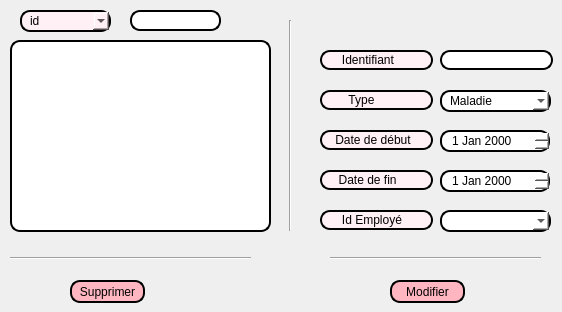
     <widget class="QWidget" name="Afficher_C">
      <attribute name="title">
       <string>Afficher</string>
      </attribute>
      <widget class="QTableView" name="tableView_3">
       <property name="geometry">
        <rect>
         <x>10</x>
         <y>40</y>
         <width>261</width>
         <height>192</height>
        </rect>
       </property>
       <property name="styleSheet">
        <string notr="true">font: bold, &quot;Comic Sans MS&quot;; border: 2px solid black;
border-radius: 10px;
padding: 0 8px;
background: white;
selection-background-color: gray;</string>
       </property>
      </widget>
      <widget class="QPushButton" name="pushButton_27">
       <property name="geometry">
        <rect>
         <x>70</x>
         <y>280</y>
         <width>75</width>
         <height>23</height>
        </rect>
       </property>
       <property name="styleSheet">
        <string notr="true">border: 2px solid black;
border-radius: 10px;
padding: 0 8px;
background:#FFB6C1	;
font: bold, &quot;Comic Sans MS&quot;;
</string>
       </property>
       <property name="text">
        <string>Supprimer</string>
       </property>
      </widget>
      <widget class="QLineEdit" name="lineEdit_26">
       <property name="geometry">
        <rect>
         <x>130</x>
         <y>10</y>
         <width>91</width>
         <height>21</height>
        </rect>
       </property>
       <property name="styleSheet">
        <string notr="true">border: 2px solid black;
border-radius: 10px;
padding: 0 8px;
background: white; font: bold, &quot;Comic Sans MS&quot;;
selection-background-color: gray;</string>
       </property>
      </widget>
      <widget class="QComboBox" name="comboBox_5">
       <property name="geometry">
        <rect>
         <x>20</x>
         <y>10</y>
         <width>91</width>
         <height>22</height>
        </rect>
       </property>
       <property name="styleSheet">
        <string notr="true">border: 2px solid black;
font: 75 8pt &quot;MS Shell Dlg 2&quot;;
border-radius: 10px;
padding: 0 8px;
background: #FFF0F5;
font: bold, &quot;Comic Sans MS&quot;;;
text-align:center;</string>
       </property>
       <item>
        <property name="text">
         <string>id</string>
        </property>
       </item>
       <item>
        <property name="text">
         <string>type</string>
        </property>
       </item>
       <item>
        <property name="text">
         <string>date debut</string>
        </property>
       </item>
       <item>
        <property name="text">
         <string>date fin</string>
        </property>
       </item>
       <item>
        <property name="text">
         <string>id employe</string>
        </property>
       </item>
      </widget>
      <widget class="QLineEdit" name="lineEdit_62">
       <property name="geometry">
        <rect>
         <x>320</x>
         <y>50</y>
         <width>113</width>
         <height>20</height>
        </rect>
       </property>
       <property name="styleSheet">
        <string notr="true">border: 2px solid black;
font: 75 8pt &quot;MS Shell Dlg 2&quot;;
border-radius: 10px;
padding: 0 8px;
background: #FFF0F5;
font: bold, &quot;Comic Sans MS&quot;;;
text-align:center;</string>
       </property>
       <property name="text">
        <string>   Identifiant</string>
       </property>
       <property name="readOnly">
        <bool>false</bool>
       </property>
      </widget>
      <widget class="QLineEdit" name="lineEdit_67">
       <property name="geometry">
        <rect>
         <x>440</x>
         <y>50</y>
         <width>113</width>
         <height>20</height>
        </rect>
       </property>
       <property name="styleSheet">
        <string notr="true">font: bold, &quot;Comic Sans MS&quot;; border: 2px solid black;
border-radius: 10px;
padding: 0 8px;
background: white;
selection-background-color: gray;</string>
       </property>
      </widget>
      <widget class="QLineEdit" name="lineEdit_63">
       <property name="geometry">
        <rect>
         <x>320</x>
         <y>90</y>
         <width>113</width>
         <height>20</height>
        </rect>
       </property>
       <property name="styleSheet">
        <string notr="true">border: 2px solid black;
font: 75 8pt &quot;MS Shell Dlg 2&quot;;
border-radius: 10px;
padding: 0 8px;
background: #FFF0F5;
font: bold, &quot;Comic Sans MS&quot;;;
text-align:center;</string>
       </property>
       <property name="text">
        <string>     Type</string>
       </property>
       <property name="readOnly">
        <bool>true</bool>
       </property>
      </widget>
      <widget class="QComboBox" name="comboBox_8">
       <property name="geometry">
        <rect>
         <x>440</x>
         <y>90</y>
         <width>111</width>
         <height>22</height>
        </rect>
       </property>
       <property name="styleSheet">
        <string notr="true">font: bold, &quot;Comic Sans MS&quot;; border: 2px solid black;
border-radius: 10px;
padding: 0 8px;
background: white;
selection-background-color: gray;</string>
       </property>
       <item>
        <property name="text">
         <string>Maladie</string>
        </property>
       </item>
       <item>
        <property name="text">
         <string>Maternité</string>
        </property>
       </item>
       <item>
        <property name="text">
         <string>Télétravail</string>
        </property>
       </item>
       <item>
        <property name="text">
         <string>Vacances</string>
        </property>
       </item>
      </widget>
      <widget class="QLineEdit" name="lineEdit_64">
       <property name="geometry">
        <rect>
         <x>320</x>
         <y>130</y>
         <width>113</width>
         <height>20</height>
        </rect>
       </property>
       <property name="styleSheet">
        <string notr="true">border: 2px solid black;
font: 75 8pt &quot;MS Shell Dlg 2&quot;;
border-radius: 10px;
padding: 0 8px;
background: #FFF0F5;
font: bold, &quot;Comic Sans MS&quot;;;
text-align:center;</string>
       </property>
       <property name="text">
        <string> Date de début</string>
       </property>
       <property name="readOnly">
        <bool>true</bool>
       </property>
      </widget>
      <widget class="QDateEdit" name="dateEdit_5">
       <property name="geometry">
        <rect>
         <x>440</x>
         <y>130</y>
         <width>110</width>
         <height>22</height>
        </rect>
       </property>
       <property name="styleSheet">
        <string notr="true">font: bold, &quot;Comic Sans MS&quot;; border: 2px solid black;
border-radius: 10px;
padding: 0 8px;
background: white;
selection-background-color: gray;</string>
       </property>
      </widget>
      <widget class="QLineEdit" name="lineEdit_65">
       <property name="geometry">
        <rect>
         <x>320</x>
         <y>170</y>
         <width>113</width>
         <height>20</height>
        </rect>
       </property>
       <property name="styleSheet">
        <string notr="true">border: 2px solid black;
font: 75 8pt &quot;MS Shell Dlg 2&quot;;
border-radius: 10px;
padding: 0 8px;
background: #FFF0F5;
font: bold, &quot;Comic Sans MS&quot;;;
text-align:center;</string>
       </property>
       <property name="text">
        <string>  Date de fin</string>
       </property>
       <property name="readOnly">
        <bool>true</bool>
       </property>
      </widget>
      <widget class="QDateEdit" name="dateEdit_6">
       <property name="geometry">
        <rect>
         <x>440</x>
         <y>170</y>
         <width>110</width>
         <height>22</height>
        </rect>
       </property>
       <property name="styleSheet">
        <string notr="true">font: bold, &quot;Comic Sans MS&quot;; border: 2px solid black;
border-radius: 10px;
padding: 0 8px;
background: white;
selection-background-color: gray;</string>
       </property>
      </widget>
      <widget class="QLineEdit" name="lineEdit_66">
       <property name="geometry">
        <rect>
         <x>320</x>
         <y>210</y>
         <width>113</width>
         <height>20</height>
        </rect>
       </property>
       <property name="styleSheet">
        <string notr="true">border: 2px solid black;
font: 75 8pt &quot;MS Shell Dlg 2&quot;;
border-radius: 10px;
padding: 0 8px;
background: #FFF0F5;
font: bold, &quot;Comic Sans MS&quot;;;
text-align:center;</string>
       </property>
       <property name="text">
        <string>   Id Employé</string>
       </property>
       <property name="readOnly">
        <bool>true</bool>
       </property>
      </widget>
      <widget class="QComboBox" name="comboBox_4">
       <property name="geometry">
        <rect>
         <x>440</x>
         <y>210</y>
         <width>111</width>
         <height>22</height>
        </rect>
       </property>
       <property name="styleSheet">
        <string notr="true">font: bold, &quot;Comic Sans MS&quot;; border: 2px solid black;
border-radius: 10px;
padding: 0 8px;
background: white;
selection-background-color: gray;</string>
       </property>
      </widget>
      <widget class="QPushButton" name="pushButton_33">
       <property name="geometry">
        <rect>
         <x>390</x>
         <y>280</y>
         <width>75</width>
         <height>23</height>
        </rect>
       </property>
       <property name="styleSheet">
        <string notr="true">border: 2px solid black;
border-radius: 10px;
padding: 0 8px;
background:#FFB6C1	;
font: bold, &quot;Comic Sans MS&quot;;
</string>
       </property>
       <property name="text">
        <string>Modifier</string>
       </property>
      </widget>
      <widget class="Line" name="line_6">
       <property name="geometry">
        <rect>
         <x>280</x>
         <y>20</y>
         <width>20</width>
         <height>211</height>
        </rect>
       </property>
       <property name="orientation">
        <enum>Qt::Vertical</enum>
       </property>
      </widget>
      <widget class="Line" name="line_7">
       <property name="geometry">
        <rect>
         <x>10</x>
         <y>250</y>
         <width>241</width>
         <height>16</height>
        </rect>
       </property>
       <property name="orientation">
        <enum>Qt::Horizontal</enum>
       </property>
      </widget>
      <widget class="Line" name="line_8">
       <property name="geometry">
        <rect>
         <x>330</x>
         <y>250</y>
         <width>211</width>
         <height>16</height>
        </rect>
       </property>
       <property name="orientation">
        <enum>Qt::Horizontal</enum>
       </property>
      </widget>
     </widget>
